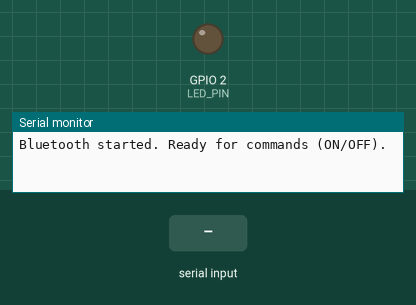
This sketch was run on a simulated ESP32. On the bench: output pins drawn as LEDs (lit = HIGH), the last lines printed to the serial monitor. The test bench sets the inputs (shaded band). Nothing arrives over Bluetooth unless stated.

Above: at 1.2 s.
1.3 s: "ON\n" received over the second serial link
At 1.6 s:
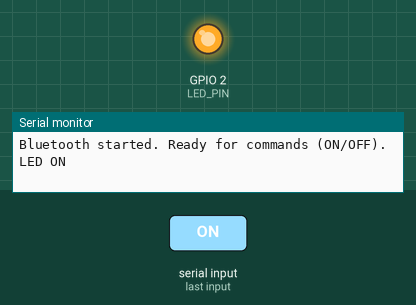
2.8 s: "OFF\n" received over the second serial link
At 3.1 s:
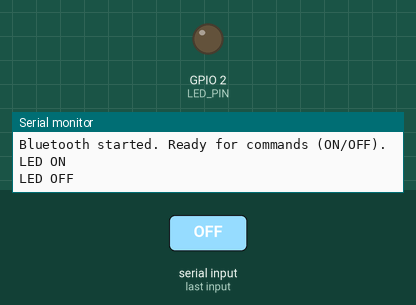
Timing chart, 0 to 5.8 s (numbered marks = the images above; inputs shaded):
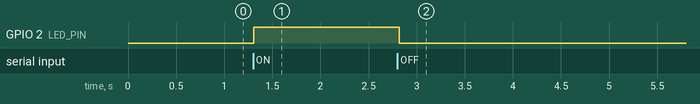

The sketch:

2.LED_Bluetooth.ino
```cpp
#include "BluetoothSerial.h"

BluetoothSerial SerialBT;
const int LED_PIN = 2; // Onboard LED, change pin if using external LED

void setup() {
  Serial.begin(115200);
  pinMode(LED_PIN, OUTPUT);
  SerialBT.begin("ESP32_BT_LED"); // Bluetooth device name
  Serial.println("Bluetooth started. Ready for commands (ON/OFF).");
}

void loop() {
  if (SerialBT.available()) {
    String command = SerialBT.readStringUntil('\n');
    command.trim(); // Remove trailing newlines or spaces

    if (command.equalsIgnoreCase("ON")) {
      digitalWrite(LED_PIN, HIGH);
      Serial.println("LED ON");
      SerialBT.println("LED ON");
    } else if (command.equalsIgnoreCase("OFF")) {
      digitalWrite(LED_PIN, LOW);
      Serial.println("LED OFF");
      SerialBT.println("LED OFF");
    } else {
      Serial.println("Unknown command: " + command);
      SerialBT.println("Unknown command: " + command);
    }
  }
  delay(20);
}
```

Measured:
- after the input at 1.3 s, GPIO 2 (LED_PIN): LOW → HIGH at once
- after the input at 2.8 s, GPIO 2 (LED_PIN): HIGH → LOW at once
